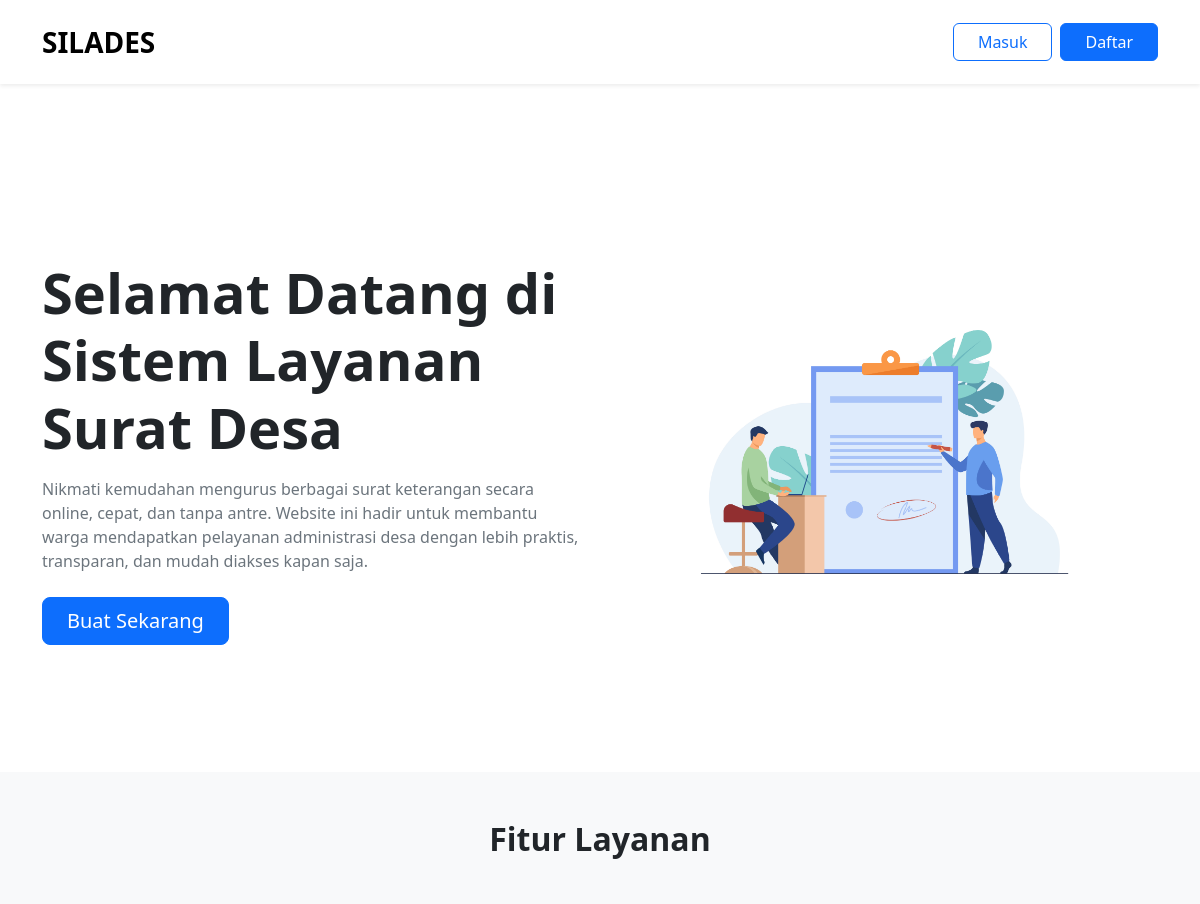
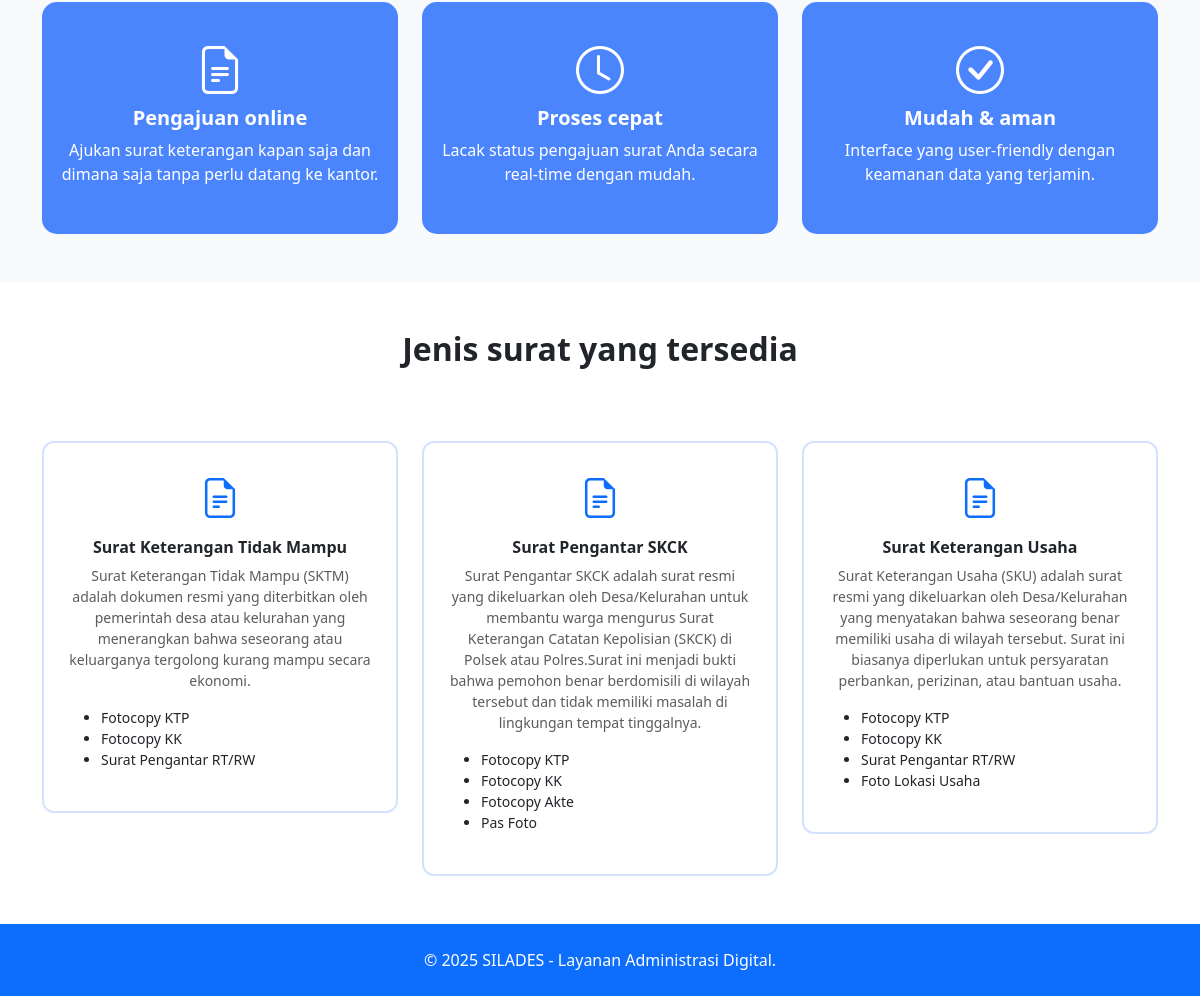
The page / on the database its author committed (2 pictures, top to bottom).
### tables this page shows
CREATE TABLE `surat` (
  `id_surat` int NOT NULL,
  `nama_surat` varchar(100) NOT NULL,
  `deskripsi` text NOT NULL,
  `persyaratan` text NOT NULL
);

### index.php (the view, shortened to what this page needs)
<?php
require_once "config.php";
?>
<!doctype html>
<html lang="en">
<head>
  <link href="https://cdn.jsdelivr.net/npm/bootstrap@5.3.8/dist/css/bootstrap.min.css" rel="stylesheet">
  <link rel="stylesheet" href="https://cdn.jsdelivr.net/npm/bootstrap-icons@1.10.5/font/bootstrap-icons.css">
  <link rel="stylesheet" href="style2.css">
</head>
<body>
  <nav class="navbar navbar-expand-lg bg-white shadow-sm py-3">
    <div class="container">
      <a class="navbar-brand fw-bold fs-3" href="#">SILADES</a>
      <div class="d-flex gap-2">
        <a href="route.php?p=login" class="btn btn-outline-primary px-4 ">Masuk</a>
        <a href="route.php?p=daftar" class="btn btn-primary px-4">Daftar</a>
      </div>
    </div>
  </nav>
  <section class="hero container mt-5">
    <div class="row align-items-center">
      <div class="col-lg-6">
        <h1 class="fw-bold display-4">Selamat Datang di Sistem Layanan Surat Desa</h1>
        <p class="mt-3 text-secondary">
          Nikmati kemudahan mengurus berbagai surat keterangan secara online, cepat, dan tanpa antre.
          Website ini hadir untuk membantu warga mendapatkan pelayanan administrasi desa dengan lebih praktis,
          transparan, dan mudah diakses kapan saja.
        </p>
        <div class="mt-4 d-flex align-items-center gap-3">
          <a href="route.php?p=login" class="btn btn-primary btn-lg px-4">Buat Sekarang</a>
        </div>
      </div>
      <div class="col-lg-6 text-center">
        <img src="assets/img/10624.jpg" alt="Hero Image">
      </div>
    </div>
  </section>
  <section class="py-5 bg-light">
    <div class="container">
      <h2 class="text-center mb-5 fw-bold services-title">Fitur Layanan</h2>
      <div class="row g-4">
        <div class="col-lg-4 col-ms-6 col-sm-12">
          <div class="service-card text-center">
            <i class="bi bi-file-earmark-text"></i>
            <h5 class="fw-bold mb-2">Pengajuan online</h5>
            <p>Ajukan surat keterangan kapan saja dan dimana saja tanpa perlu datang ke kantor.</p>
          </div>
        </div>
        <div class="col-lg-4 col-ms-6 col-sm-12">
          <div class="service-card text-center">
            <i class="bi bi-clock"></i>
            <h5 class="fw-bold mb-2">Proses cepat</h5>
            <p>Lacak status pengajuan surat Anda secara real-time dengan mudah.</p>
          </div>
        </div>
        <div class="col-lg-4 col-ms-6 col-sm-12">
          <div class="service-card text-center">
            <i class="bi bi-check-circle"></i>
            <h5 class="fw-bold mb-2">Mudah & aman</h5>
            <p>Interface yang user-friendly dengan keamanan data yang terjamin.</p>
          </div>
        </div>
      </div>
    </div>
  </section>
  <section class="py-5">
    <div class="container">
      <div class="row g-4">
        <h2 class="text-center mb-5 fw-bold services-title">Jenis surat yang tersedia</h2>
        <?php
        $data = $koneksi->query("SELECT * FROM surat");
        $delay = 1.8;
        foreach ($data as $d) {
        ?>
          <div class="col-lg-4 col-md-6 col-sm-12">
            <div class="card-option" style="animation-delay: <?= $delay ?>s;">
              <div class="icon-box"><i class="bi bi-file-earmark-text"></i></div>
              <h6 class="fw-bold mt-2"><?= $d['nama_surat'] ?></h6>
              <p class="text-muted small"><?= $d['deskripsi'] ?></p>
              <?php
              $list_syarat = "";
              $syarat = preg_split("/\r\n|\n|\r/", $d['persyaratan']);
              foreach ($syarat as $s) {
                $s = ltrim(trim($s), ".");
                if ($s != "") {
                  $list_syarat .= "<li>$s</li>";
                }
              }
              ?>
              <ul class="text-start small"><?= $list_syarat ?></ul>
            </div>
          </div>
        <?php $delay += 0.2;
        } ?>
      </div>
    </div>
  </section>
<footer class="bg-primary text-white text-center py-4">
  <p class="mb-0">&copy; <?= date('Y') ?> SILADES - Layanan Administrasi Digital.</p>
</footer>
</body>
</html>

### style2.css (style rules this page uses)
.navbar { opacity: 0; animation: fadeDown 0.8s ease forwards; }
.hero { height: 80vh; display: flex; align-items: center; opacity: 0; transform: translateY(20px); animation: fadeUp 1s ease forwards; animation-delay: 0.2s; }
.hero img { width: 90%; opacity: 0; transform: scale(0.9); animation: scaleUp 1s ease forwards; animation-delay: 0.4s; }
.hero h1, .hero p, .hero .btn { opacity: 0; animation: fadeUp 1s ease forwards; }
.hero h1 { animation-delay: 0.6s; }
.hero p { animation-delay: 0.8s; }
.hero .btn { animation-delay: 1s; }
.service-card { background-color: rgba(0, 85, 255, 0.7); color: #fff; border-radius: 15px; padding: 2rem 1rem; transition: transform 0.3s, box-shadow 0.3s; opacity: 0; transform: translateY(20px); animation: fadeUp 1s ease forwards; }
.service-card i { font-size: 3rem; margin-bottom: 1rem; }
.services-title { opacity: 0; transform: translateY(20px); animation: fadeUp 1s ease forwards; animation-delay: 1s; }
.service-card:nth-child(1) { animation-delay: 1.2s; }
.card-option { border: 2px solid #d4e1ff; padding: 25px; border-radius: 12px; text-align: center; cursor: pointer; transition: 0.3s; opacity: 0; transform: translateY(20px); animation: fadeUp 1s ease forwards; }
.card-option .icon-box { font-size: 40px; color: #0d6efd; margin-bottom: 10px; }

### rows shown on the page
surat: nama_surat "Surat Keterangan Tidak Mampu", deskripsi "Surat Keterangan Tidak Mampu (SKTM) adalah dokumen resmi yang diterbitkan oleh pemerintah desa atau kelurahan yang menerangkan bahwa seseorang atau keluarganya tergolong kurang mampu secara ekonomi.", persyaratan "Fotocopy KTP", persyaratan "Fotocopy KK", persyaratan "Surat Pengantar RT/RW"
surat: nama_surat "Surat Pengantar SKCK", deskripsi "Surat Pengantar SKCK adalah surat resmi yang dikeluarkan oleh Desa/Kelurahan untuk membantu warga mengurus Surat Keterangan Catatan Kepolisian (SKCK) di Polsek atau Polres.Surat ini menjadi bukti bahwa pemohon benar berdomisili di wilayah tersebut dan tidak memiliki masalah di lingkungan tempat tinggalnya.", persyaratan "Fotocopy KTP", persyaratan "Fotocopy KK", persyaratan "Fotocopy Akte", persyaratan "Pas Foto"
surat: nama_surat "Surat Keterangan Usaha", deskripsi "Surat Keterangan Usaha (SKU) adalah surat resmi yang dikeluarkan oleh Desa/Kelurahan yang menyatakan bahwa seseorang benar memiliki usaha di wilayah tersebut. Surat ini biasanya diperlukan untuk persyaratan perbankan, perizinan, atau bantuan usaha.", persyaratan "Fotocopy KTP", persyaratan "Fotocopy KK", persyaratan "Surat Pengantar RT/RW", persyaratan "Foto Lokasi Usaha"
